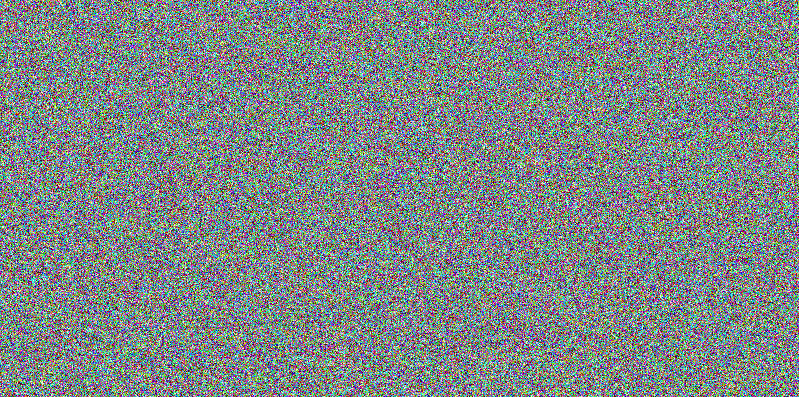
#> input picture CTFs/backdoor/stegnography/RANDOM-NOISE/b.png, 799 x 397 px
$ python solve.py
#> lines starting #> are read from the running program, lines starting #| are printed output that depends on the picture
from PIL import Image

im = Image.open('b.png', 'r')
#> im is the input picture: PIL image 799x397 RGBA; mean R, G, B, A 126.1, 134.9, 134.4, 255
pix = im.load()
width, height = im.size
#> width = 799; height = 397
colors = []
x = sorted(list(im.getdata()))
#> x = 317203 items

index = 0
for i in range(height) :
	for j in range(width) :
		pix[j,i] = x[index]
		index += 1
#> after the loop, index = 317203

im.save('sorted.png')
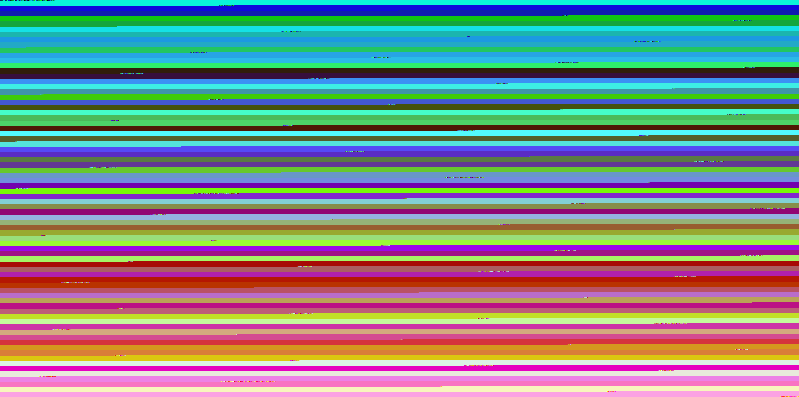
#> saved as sorted.png: PIL image 799x397 RGBA; mean R, G, B, A 126.1, 134.9, 134.4, 255
